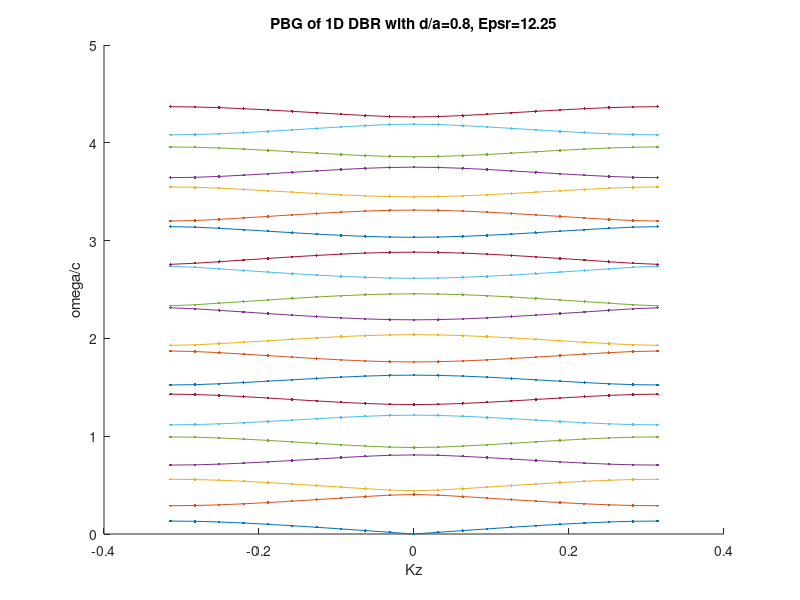

MATLAB code for this plot:
%
% solve the DBR photonic band structure for a simple
% 1D DBR. air-spacing d, periodicity a, i.e, a > d,
% we assume an infinite stack of 1D alternating eps_r|air layers
% y-polarized, z-directed plane wave incident on the stack
% periodic in the z-direction;
%

% parameters
d = 8; % air gap
a = 10; % total periodicity
d_over_a = d / a;
eps_r = 12.2500; % dielectric constant, like GaAs,

% max F.S coefs for representing E field, and Eps(r), are
Mmax = 50;

% Q matrix is non-symmetric in this case, Qij != Qji
% Qmn = (2*pi*n + Kz)^2*Km-n
% Kn = delta_n / eps_r + (1 - 1/eps_r) (d/a) sinc(pi.n.d/a)
% here n runs from -Mmax to + Mmax,

freqs = [];
for Kz = - pi / a:pi / (10 * a): + pi / a
    Q = zeros(2 * Mmax + 1);
    for x = 1:2 * Mmax + 1
        for y = 1:2 * Mmax + 1
            X = x - Mmax;
            Y = y - Mmax;
            kn = (1 - 1 / eps_r) * d_over_a .* sinc((X - Y) .* d_over_a) + ((X - Y) == 0) * 1 / eps_r;
            Q(x, y) = (2 * pi * (Y - 1) / a + Kz) .^ 2 * kn; % -Mmax<=(Y-1)<=Mmax
        end
    end
 
    fprintf('Kz = %g\n', Kz)
    omega_c = eig(Q);
    omega_c = sort(sqrt(omega_c)); % important step
    freqs = [freqs; omega_c.'];
end

close
figure
hold on
idx = 1;

for idx = 1:length(- pi / a:pi / (10 * a): + pi / a)
    plot(- pi / a:pi / (10 * a): + pi / a, freqs(:, idx), '.-')
end

hold off
xlabel('Kz')
ylabel('omega/c')
title(sprintf('PBG of 1D DBR with d/a=%g, Epsr=%g', d / a, eps_r))